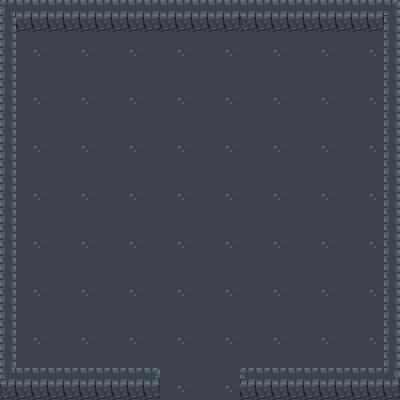

A level layout from a 2D game, rendered from its tile map. Below: a short description, then the map file with its tile-grid data intact:
An orthogonal 25x25 tile map with 16x16 px tiles, 2 tile layers (Ground, Collisions), 3 tilesets and 8 objects.

<map version="1.4" tiledversion="1.4.1" orientation="orthogonal" renderorder="right-down" width="25" height="25" tilewidth="16" tileheight="16" infinite="0" nextlayerid="4" nextobjectid="32">
 <editorsettings>
  <export format="tmx" />
 </editorsettings>
 <tileset firstgid="1" source="overworld.tsx" />
 <tileset firstgid="1441" source="Cave.tsx" />
 <tileset firstgid="2441" source="dungeon_tiles.tsx" />
 <layer id="1" name="Ground" width="25" height="25">
  <data encoding="csv">
2461,2462,2463,2461,2462,2463,2461,2462,2463,2461,2462,2463,2461,2462,2463,2461,2462,2463,2461,2462,2463,2461,2462,2463,2461,
2480,2481,2482,2480,2481,2482,2480,2481,2482,2480,2481,2482,2480,2481,2482,2480,2481,2482,2480,2481,2482,2480,2481,2482,2480,
2499,2500,2501,2499,2500,2501,2499,2500,2501,2499,2500,2501,2499,2500,2501,2499,2500,2501,2499,2500,2501,2499,2500,2501,2499,
2461,2462,2463,2461,2462,2463,2461,2462,2463,2461,2462,2463,2461,2462,2463,2461,2462,2463,2461,2462,2463,2461,2462,2463,2461,
2480,2481,2482,2480,2481,2482,2480,2481,2482,2480,2481,2482,2480,2481,2482,2480,2481,2482,2480,2481,2482,2480,2481,2482,2480,
2499,2500,2501,2499,2500,2501,2499,2500,2501,2499,2500,2501,2499,2500,2501,2499,2500,2501,2499,2500,2501,2499,2500,2501,2499,
2461,2462,2463,2461,2462,2463,2461,2462,2463,2461,2462,2463,2461,2462,2463,2461,2462,2463,2461,2462,2463,2461,2462,2463,2461,
2480,2481,2482,2480,2481,2482,2480,2481,2482,2480,2481,2482,2480,2481,2482,2480,2481,2482,2480,2481,2482,2480,2481,2482,2480,
2499,2500,2501,2499,2500,2501,2499,2500,2501,2499,2500,2501,2499,2500,2501,2499,2500,2501,2499,2500,2501,2499,2500,2501,2499,
2461,2462,2463,2461,2462,2463,2461,2462,2463,2461,2462,2463,2461,2462,2463,2461,2462,2463,2461,2462,2463,2461,2462,2463,2461,
2480,2481,2482,2480,2481,2482,2480,2481,2482,2480,2481,2482,2480,2481,2482,2480,2481,2482,2480,2481,2482,2480,2481,2482,2480,
2499,2500,2501,2499,2500,2501,2499,2500,2501,2499,2500,2501,2499,2500,2501,2499,2500,2501,2499,2500,2501,2499,2500,2501,2499,
2461,2462,2463,2461,2462,2463,2461,2462,2463,2461,2462,2463,2461,2462,2463,2461,2462,2463,2461,2462,2463,2461,2462,2463,2461,
2480,2481,2482,2480,2481,2482,2480,2481,2482,2480,2481,2482,2480,2481,2482,2480,2481,2482,2480,2481,2482,2480,2481,2482,2480,
2499,2500,2501,2499,2500,2501,2499,2500,2501,2499,2500,2501,2499,2500,2501,2499,2500,2501,2499,2500,2501,2499,2500,2501,2499,
2461,2462,2463,2461,2462,2463,2461,2462,2463,2461,2462,2463,2461,2462,2463,2461,2462,2463,2461,2462,2463,2461,2462,2463,2461,
2480,2481,2482,2480,2481,2482,2480,2481,2482,2480,2481,2482,2480,2481,2482,2480,2481,2482,2480,2481,2482,2480,2481,2482,2480,
2499,2500,2501,2499,2500,2501,2499,2500,2501,2499,2500,2501,2499,2500,2501,2499,2500,2501,2499,2500,2501,2499,2500,2501,2499,
2461,2462,2463,2461,2462,2463,2461,2462,2463,2461,2462,2463,2461,2462,2463,2461,2462,2463,2461,2462,2463,2461,2462,2463,2461,
2480,2481,2482,2480,2481,2482,2480,2481,2482,2480,2481,2482,2480,2481,2482,2480,2481,2482,2480,2481,2482,2480,2481,2482,2480,
2499,2500,2501,2499,2500,2501,2499,2500,2501,2499,2500,2501,2499,2500,2501,2499,2500,2501,2499,2500,2501,2499,2500,2501,2499,
2461,2462,2463,2461,2462,2463,2461,2462,2463,2461,2462,2463,2461,2462,2463,2461,2462,2463,2461,2462,2463,2461,2462,2463,2461,
2480,2481,2482,2480,2481,2482,2480,2481,2482,2480,2481,2482,2480,2481,2461,2461,2481,2482,2480,2481,2482,2480,2481,2482,2480,
2499,2500,2501,2499,2500,2501,2499,2500,2501,2499,2500,2501,2499,2500,2501,2499,2500,2501,2499,2500,2501,2499,2500,2501,2499,
2461,2462,2463,2461,2462,2463,2461,2462,2463,2461,2462,2463,2461,2462,2463,2461,2462,2463,2461,2462,2463,2461,2462,2463,2461
</data>
 </layer>
 <layer id="2" name="Collisions" width="25" height="25">
  <data encoding="csv">
2596,2597,2597,2597,2597,2597,2597,2597,2597,2635,2635,2635,2635,2635,2635,2635,2635,2635,2635,2635,2635,2635,2635,2635,2598,
2615,2616,2616,2616,2616,2616,2616,2616,2616,2670,2616,2616,2616,2616,2616,2669,2654,2654,2654,2654,2654,2654,2654,2654,2617,
2615,0,0,0,0,0,0,0,0,0,0,0,0,0,0,0,0,0,0,0,0,0,0,0,2617,
2615,0,0,0,0,0,0,0,0,0,0,0,0,0,0,0,0,0,0,0,0,0,0,0,2617,
2615,0,0,0,0,0,0,0,0,0,0,0,0,0,0,0,0,0,0,0,0,0,0,0,2617,
2615,0,0,0,0,0,0,0,0,0,0,0,0,0,0,0,0,0,0,0,0,0,0,0,2617,
2615,0,0,0,0,0,0,0,0,0,0,0,0,0,0,0,0,0,0,0,0,0,0,0,2617,
2615,0,0,0,0,0,0,0,0,0,0,0,0,0,0,0,0,0,0,0,0,0,0,0,2617,
2617,0,0,0,0,0,0,0,0,0,0,0,0,0,0,0,0,0,0,0,0,0,0,0,2617,
2617,0,0,0,0,0,0,0,0,0,0,0,0,0,0,0,0,0,0,0,0,0,0,0,2617,
2617,0,0,0,0,0,0,0,0,0,0,0,0,0,0,0,0,0,0,0,0,0,0,0,2617,
2617,0,0,0,0,0,0,0,0,0,0,0,0,0,0,0,0,0,0,0,0,0,0,0,2617,
2617,0,0,0,0,0,0,0,0,0,0,0,0,0,0,0,0,0,0,0,0,0,0,0,2617,
2617,0,0,0,0,0,0,0,0,0,0,0,0,0,0,0,0,0,0,0,0,0,0,0,2617,
2617,0,0,0,0,0,0,0,0,0,0,0,0,0,0,0,0,0,0,0,0,0,0,0,2617,
2617,0,0,0,0,0,0,0,0,0,0,0,0,0,0,0,0,0,0,0,0,0,0,0,2617,
2617,0,0,0,0,0,0,0,0,0,0,0,0,0,0,0,0,0,0,0,0,0,0,0,2617,
2617,0,0,0,0,0,0,0,0,0,0,0,0,0,0,0,0,0,0,0,0,0,0,0,2617,
2617,0,0,0,0,0,0,0,0,0,0,0,0,0,0,0,0,0,0,0,0,0,0,0,2617,
2617,0,0,0,0,0,0,0,0,0,0,0,0,0,0,0,0,0,0,0,0,0,0,0,2617,
2617,0,0,0,0,0,0,0,0,0,0,0,0,0,0,0,0,0,0,0,0,0,0,0,2617,
2617,0,0,0,0,0,0,0,0,0,0,0,0,0,0,0,0,0,0,0,0,0,0,0,2617,
2617,0,0,0,0,0,0,0,0,0,0,0,0,0,0,0,0,0,0,0,0,0,0,0,2617,
2634,2635,2635,2635,2635,2635,2635,2635,2635,2651,0,0,0,0,0,2650,2635,2635,2635,2635,2635,2635,2635,2635,2636,
2653,2654,2654,2654,2654,2654,2654,2654,2654,2670,0,0,0,0,0,2654,2654,2654,2654,2654,2654,2654,2654,2654,2655
</data>
 </layer>
 <objectgroup id="3" name="Collisions mask">
  <object id="4" x="240" y="-0.0710884" width="157.5" height="31.5" />
  <object id="5" x="383.737" y="-2" width="16.263" height="247.785" />
  <object id="6" x="385" y="242.012" width="14" height="156.488" />
  <object id="7" x="241.59" y="369" width="147.91" height="30" />
  <object id="8" x="3" y="368" width="156.794" height="32" />
  <object id="9" x="2.5" y="241.941" width="12" height="150.559" />
  <object id="10" x="0" y="0" width="15" height="251.976" />
  <object id="11" x="1" y="1.5" width="238.13" height="30" />
 </objectgroup>
</map>
